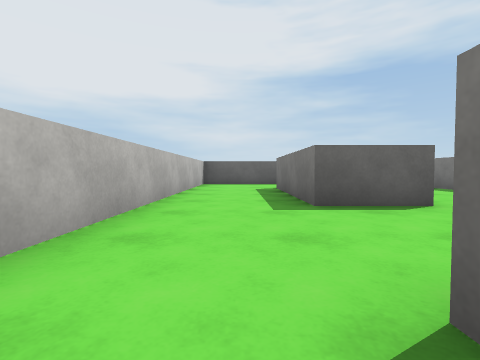
[1] (above)

15 first-person views from a walk through a scene from a Unity 3-D project. The camera is 0.5 m above the floor, tilts 2° down and sees 85° across. The floor is counted in squares, 1 m on a side. Each view is taken from the middle of a square. On the plan, view 1 faces up. The plan holds only what a view shows up to about 9 squares ahead; the rest is blank. Surface patterns are stand-ins for the level's own textures.

[2]
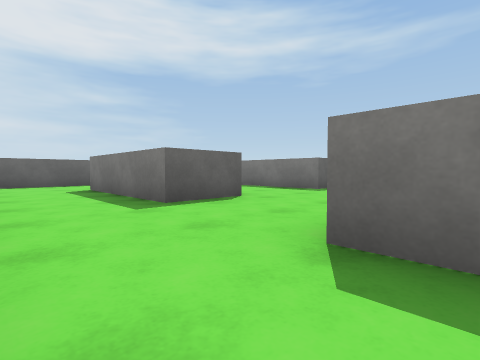

[3]
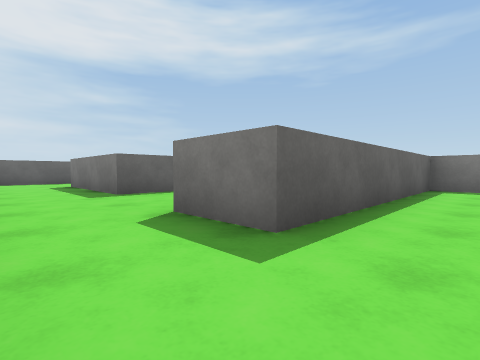

[4]
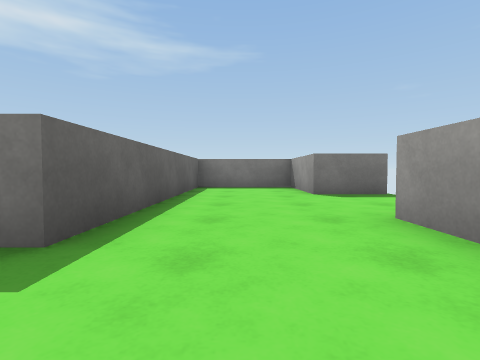

[5]
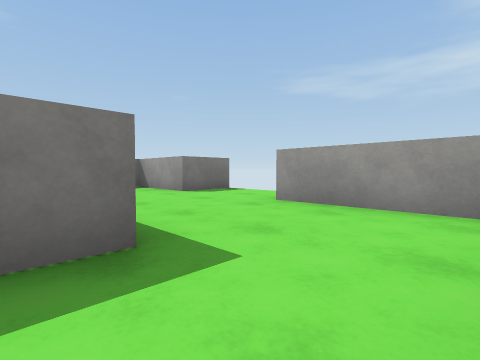

[6]
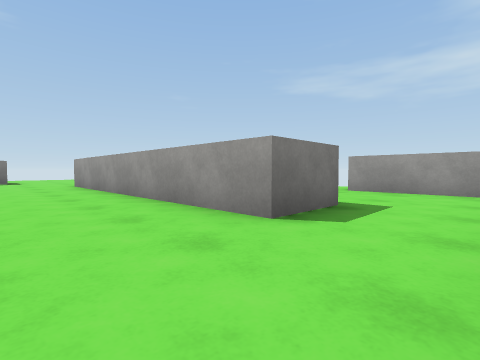

[7]
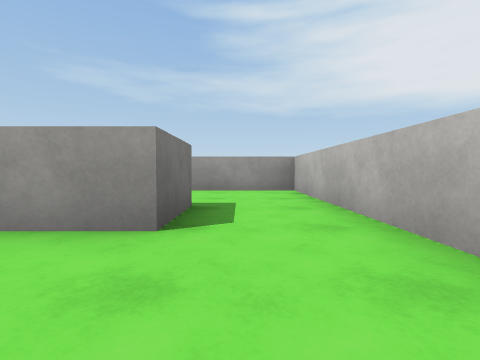

[8]
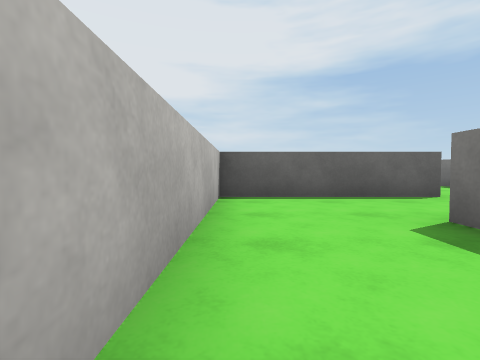

[9]
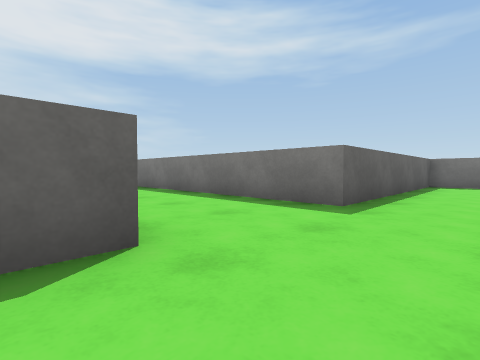

[10]
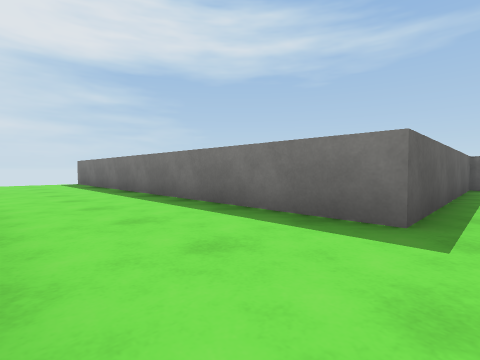

[11]
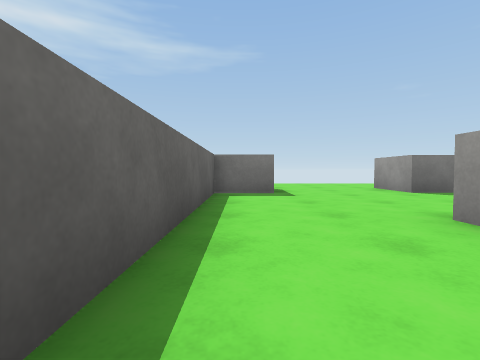

[12]
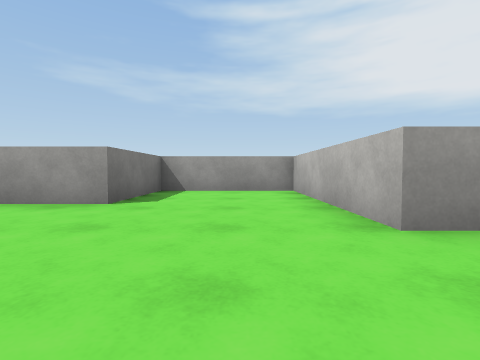

[13]
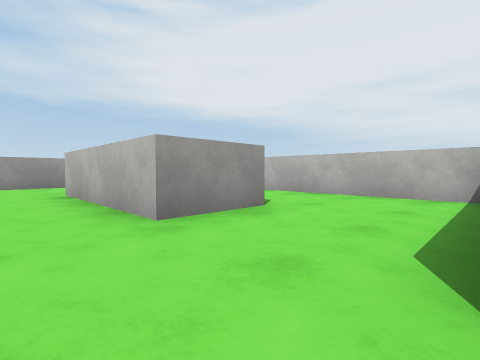

[14]
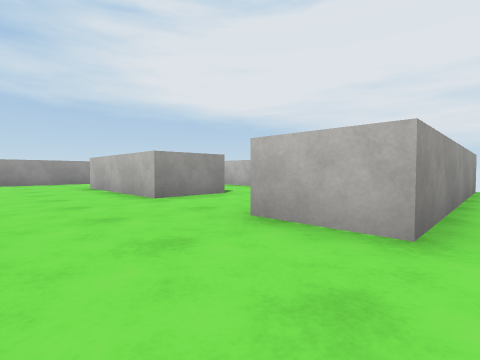

[15]
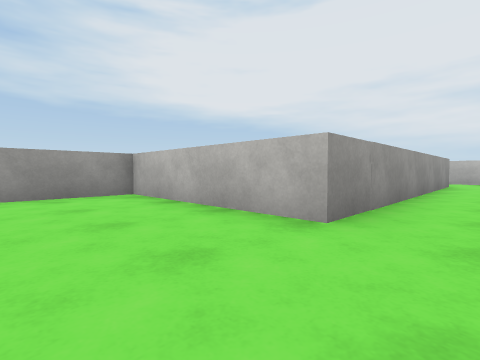

### Floor plan
Points are (right, up) in squares from view 1. A wall is a line through its corners. A room is listed if a view was taken in it or the views show most of it. See-through windows are left out.
Room 1 (views 1, 2, 5, 6, 7, 8, 9)
walls: (2.8, 3.6) (1.1, 3.6) (1.1, 7.6) (2.8, 7.6); (2.8, 10) (-1.4, 10) (-1.4, -0.4); (0.7, -0.7) (0.7, 0.8) (2.4, 0.8)
ways out: opening at (-0.5, 0.5) to room 2; opening at (1.5, 2.5) to room 3; opening at (1.5, 8.5) to room 3
Room 2 (views 3, 4)
walls: (4.6, -5.2) (4.6, -3.6) (7, -3.6) (7, -0.7) (0.7, -0.7); (-1.4, -0.4) (-1.4, -3.6) (1.9, -3.6)
ways out: opening at (-0.5, 0.5) to room 1
Room 3 (views 10, 11, 12, 15)
walls: (11.8, 2.2) (11.8, 3.6) (5.6, 3.6) (5.6, 9.6); (2.4, 0.8) (8.7, 0.8) (8.7, -3.6) (11.8, -3.6) (11.8, -0.9) (13.8, -0.9); (2.8, 7.6) (2.8, 3.6)
ways out: opening at (1.5, 2.5) to room 1; opening at (1.5, 8.5) to room 1; opening at (4.5, 10.5) to room 4; opening at (12.5, 0.5)
Room 4 (views 13, 14)
walls: (-3.2, 11.6) (2.8, 11.6) (2.8, 10); (5.6, 9.6) (5.6, 13.8)
ways out: opening at (4.5, 10.5) to room 3

Positions as (right, up) in squares from view 1, and headings:
1: (0, 0), facing up
2: (-1, 0), facing up-right
3: (-1, -2), facing up-right
4: (-1, -2), facing right
5: (-1, 0), facing down-right
6: (-1, 3), facing down-right
7: (0, 3), facing down
8: (-1, 5), facing up
9: (2, 2), facing up-right
10: (3, 3), facing up-right
11: (6, 3), facing right
12: (10, 3), facing down
13: (4, 10), facing down-left
14: (5, 12), facing down-left
15: (11, 2), facing down-left
